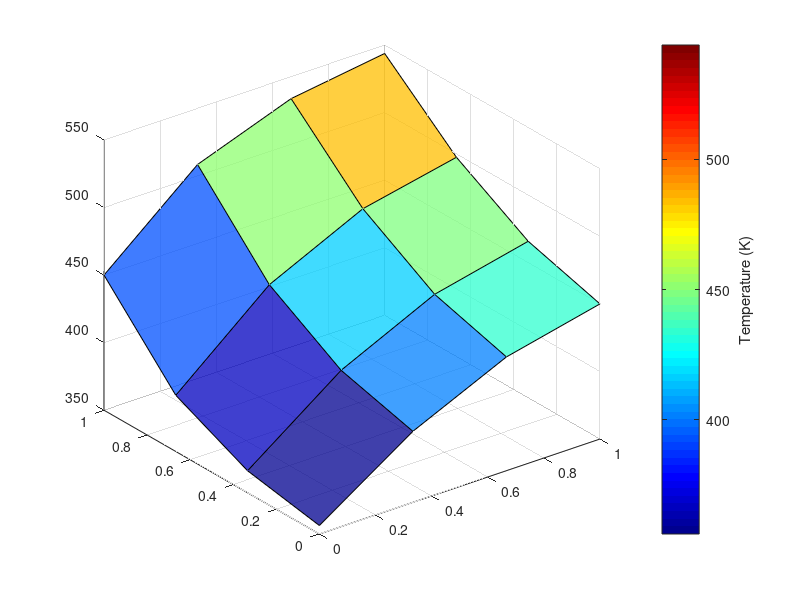

Write MATLAB code to recreate this figure. (Note: this script raises an error after producing the figure.)
%%This program solves 2D heat transfer problems using the finite-difference
%%method
%Author: Ethan Shoemaker
%ME 450 - Fall 2021

clear all
close all
clc

x_dim = 1; %enter x-dimension here
y_dim = 1; %enter y-dimension here
%N = 4; %number of nodes in each direction
%given surface temperatures
N_surface = 600;
W_surface = 300;
T_max = [];
T_avg = [];


for N = 4

    delta_x = x_dim/N; %delta_x
    delta_y = y_dim/N; %delta_y
    x = 0:1/(N-1):1;
    y = x;
    [X,Y] = meshgrid(x,y);
 

    B = N+1:N:(N*N)-((N-1)+N);
    C = [2:1:N-1];
    D = N+2:1:2*N-1;
    G = [];

    for i = 1:N-3
        E = (D(1)+i*N):1:(D(N-2)+i*N);
        D = [D E];
    end

    A = eye(N*N);

    A(1,(N*N)+1) = 0.25*(W_surface)+0.25*(N_surface);

    for i = B
        A(i,(N*N)+1) = .25*N_surface;
    end

    for i = C
        A(i,(N*N)+1) = .25*W_surface;
    end

    for i = D
        A(i,i+1) = -0.25;
        A(i,i+N) = -0.25;
        A(i,i-N) = -0.25;
        A(i,i-1) = -0.25;
    end

    A((N*N)-(N-1),(N*N)+1) = (1/3)*N_surface;
    A(N,(N*N)+1) = (1/3)*W_surface;

    %top left node
    A(1,2) = -0.25;
    A(1,N+1) = -0.25;

    %top right node
    A(N,N-1) = -1/3;
    A(N, N*2) = -1/3;

    %bottom left node
    A(1+(N*(N-1)),1+(N*(N-1))-N) = -1/3;
    A(1+(N*(N-1)),2+(N*(N-1))) = -1/3;

    %bottom right node
    A(N*N,(N*N)-1) = -0.5;
    A(N*N,(N*N)-N) = -0.5;

    %top row non-corner nodes

    for i = 2:N-1
        A(i,i-1) = -0.25;
        A(i,i+1) = -0.25;
        A(i,i+N) = -0.25;
    end

    %bottom row non-corner nodes

    for i = N*N-(N-2):(N*N)-1
        A(i,i-1) = -1/3;
        A(i,i+1) = -1/3;
        A(i,i-N) = -1/3;
    end

    %right side non-corner nodes

    for i = 2*N:N:(N*N)-N
        A(i,i-N) = -1/3;
        A(i,i-1) = -1/3;
        A(i,i+N) = -1/3;
    end

    %left side non-corner nodes

    for i = 1+N:N:(N*N)-N-(N-1)
        A(i,i+1) = -0.25;
        A(i,i-N) = -0.25;
        A(i,i+N) = -0.25;
    end

    Z = rref(A);
    Z = Z(:,(N*N)+1);

    T = reshape(Z,N,N);


    figure();
    surf(X,Y,flip(T),'FaceAlpha',0.75)
    colorbar
    colormap jet
    h = colorbar;
    ylabel(h, 'Temperature (K)')
    title("Surface Plot of Temperature (K) - " + N + "x" + N + " mesh")
    xlabel('x-distance (m)')
    ylabel('y-distance (m)')
    zlabel('Temperature (K)')

    figure();
    heatmap(T,'Colormap',jet)
    title("Temperature(K) Heatmap - " + N + "x" + N + " mesh")
    xlabel('Node Column')
    ylabel('Node Row')
    

    %figure();
    %contour(X,Y,flip(T),30,'showtext','on')
    %l = colorbar;
    %ylabel(l, 'Temperature (K)')
    %title("Contour Plot of Isotherm Lines - " + N + "x" + N + " mesh")
    %xlabel('x-distance (m)')
    %ylabel('y-distance (m)')

    
    %tmax = max(T,[],'all');
    %T_max = [T_max tmax];

    %tavg = mean(T,'all');
    %T_avg = [T_avg tavg];
end
